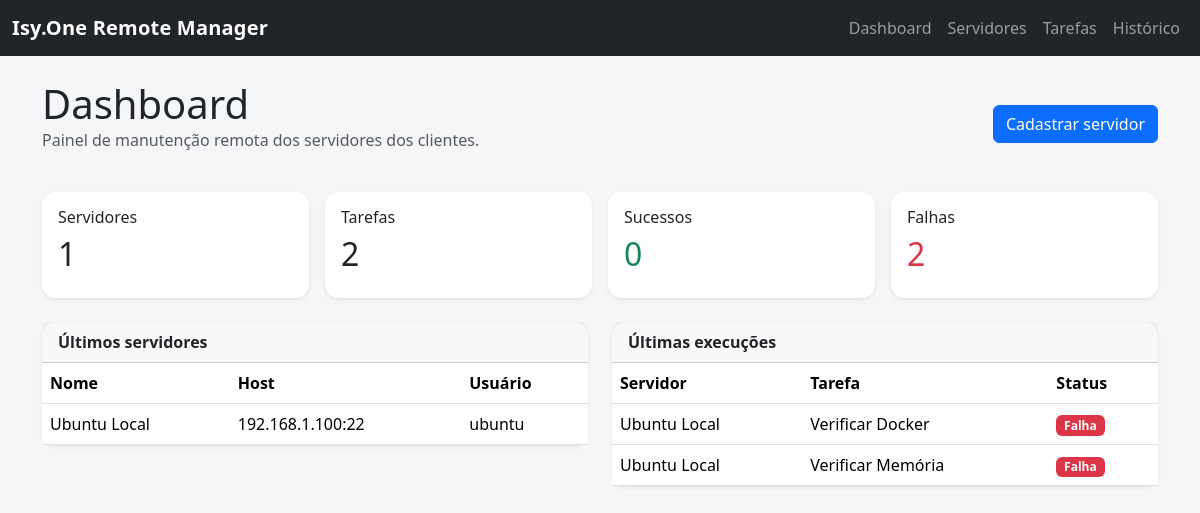
The page / on the database its author committed.
### tables this page shows
CREATE TABLE servers (
            id INTEGER PRIMARY KEY AUTOINCREMENT,
            name TEXT NOT NULL,
            host TEXT NOT NULL,
            port INTEGER NOT NULL DEFAULT 22,
            username TEXT NOT NULL,
            password TEXT,
            private_key_path TEXT,
            created_at TEXT NOT NULL
        );

CREATE TABLE task_history (
            id INTEGER PRIMARY KEY AUTOINCREMENT,
            server_id INTEGER NOT NULL,
            task TEXT NOT NULL,
            success INTEGER NOT NULL,
            output TEXT,
            error TEXT,
            executed_at TEXT NOT NULL,
            FOREIGN KEY(server_id) REFERENCES servers(id)
        );

### app.py (the view)
@app.route("/")
def dashboard():
    conn = get_conn()
    total_servers = conn.execute("SELECT COUNT(*) AS total FROM servers").fetchone()["total"]
    total_tasks = conn.execute("SELECT COUNT(*) AS total FROM task_history").fetchone()["total"]
    total_success = conn.execute("SELECT COUNT(*) AS total FROM task_history WHERE success = 1").fetchone()["total"]
    total_errors = conn.execute("SELECT COUNT(*) AS total FROM task_history WHERE success = 0").fetchone()["total"]
    latest = conn.execute(
        """
        SELECT h.id, h.task, h.success, h.output, h.error, h.executed_at, s.name AS server_name, s.host
        FROM task_history h
        JOIN servers s ON s.id = h.server_id
        ORDER BY h.id DESC
        LIMIT 5
        """
    ).fetchall()
    servers = conn.execute("SELECT * FROM servers ORDER BY id DESC LIMIT 5").fetchall()
    conn.close()
    return render_template(
        "dashboard.html",
        total_servers=total_servers,
        total_tasks=total_tasks,
        total_success=total_success,
        total_errors=total_errors,
        latest=latest,
        servers=servers,
        tasks=ALLOWED_TASKS,
    )

### app.py (called while the page is built)
def get_conn():
    conn = sqlite3.connect(DB_PATH)
    conn.row_factory = sqlite3.Row
    return conn

### templates/dashboard.html
{% extends "base.html" %}
{% block content %}
<div class="d-flex justify-content-between align-items-center mb-4">
  <div>
    <h1 class="mb-0">Dashboard</h1>
    <p class="text-muted">Painel de manutenção remota dos servidores dos clientes.</p>
  </div>
  <a class="btn btn-primary" href="{{ url_for('new_server') }}">Cadastrar servidor</a>
</div>
<div class="row g-3 mb-4">
  <div class="col-md-3"><div class="card shadow-sm"><div class="card-body"><h6>Servidores</h6><h2>{{ total_servers }}</h2></div></div></div>
  <div class="col-md-3"><div class="card shadow-sm"><div class="card-body"><h6>Tarefas</h6><h2>{{ total_tasks }}</h2></div></div></div>
  <div class="col-md-3"><div class="card shadow-sm"><div class="card-body"><h6>Sucessos</h6><h2 class="text-success">{{ total_success }}</h2></div></div></div>
  <div class="col-md-3"><div class="card shadow-sm"><div class="card-body"><h6>Falhas</h6><h2 class="text-danger">{{ total_errors }}</h2></div></div></div>
</div>
<div class="row g-4">
  <div class="col-lg-6">
    <div class="card shadow-sm">
      <div class="card-header fw-bold">Últimos servidores</div>
      <div class="card-body p-0">
        <table class="table table-hover mb-0">
          <thead><tr><th>Nome</th><th>Host</th><th>Usuário</th></tr></thead>
          <tbody>
          {% for s in servers %}
            <tr><td>{{ s.name }}</td><td>{{ s.host }}:{{ s.port }}</td><td>{{ s.username }}</td></tr>
          {% else %}
            <tr><td colspan="3" class="text-muted">Nenhum servidor cadastrado.</td></tr>
          {% endfor %}
          </tbody>
        </table>
      </div>
    </div>
  </div>
  <div class="col-lg-6">
    <div class="card shadow-sm">
      <div class="card-header fw-bold">Últimas execuções</div>
      <div class="card-body p-0">
        <table class="table table-hover mb-0">
          <thead><tr><th>Servidor</th><th>Tarefa</th><th>Status</th></tr></thead>
          <tbody>
          {% for h in latest %}
            <tr>
              <td>{{ h.server_name }}</td>
              <td>{{ tasks[h.task].label if h.task in tasks else h.task }}</td>
              <td>{% if h.success %}<span class="badge text-bg-success">Sucesso</span>{% else %}<span class="badge text-bg-danger">Falha</span>{% endif %}</td>
            </tr>
          {% else %}
            <tr><td colspan="3" class="text-muted">Nenhuma tarefa executada.</td></tr>
          {% endfor %}
          </tbody>
        </table>
      </div>
    </div>
  </div>
</div>
{% endblock %}

### static/css/style.css (style rules this page uses)
body { background: #f5f6f8; }
.card { border: 0; border-radius: 14px; }

### rows shown on the page
servers: name "Ubuntu Local", host "192.168.1.100", port "22", username "ubuntu"
task_history: server_name "Ubuntu Local", task "Verificar Docker", success "Falha"
task_history: server_name "Ubuntu Local", task "Verificar Memória", success "Falha"

### other values the page prints
{{ total_servers }} "1"
{{ total_tasks }} "2"
{{ total_success }} "0"
{{ total_errors }} "2"
